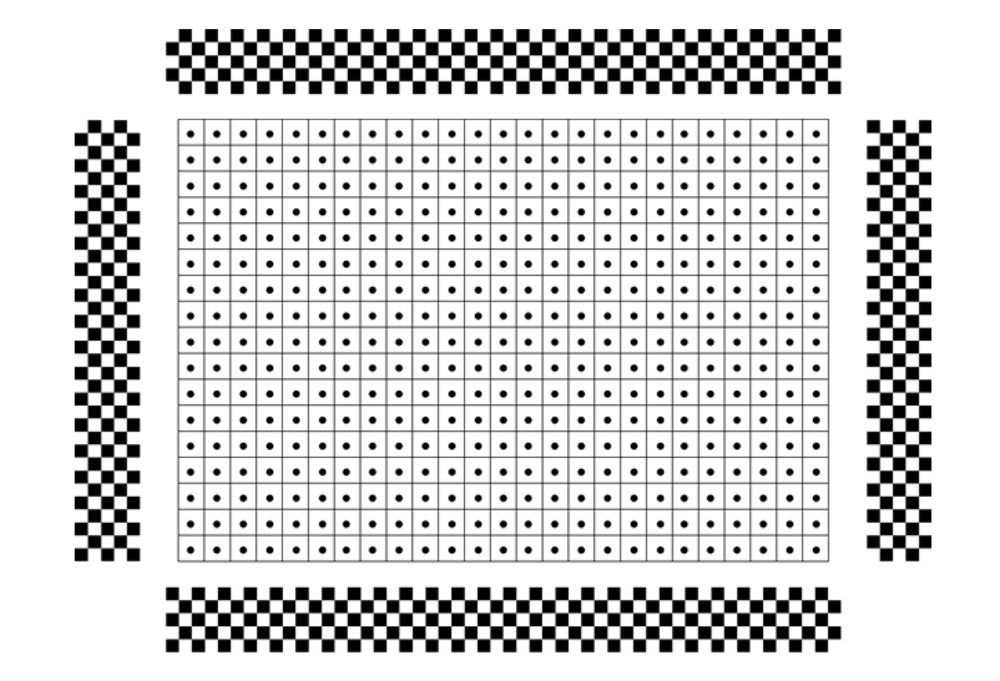
//> input picture Bildverarbeitung 2/Serie_06/Kamera-Kalibration/cmake-build-debug/Schachbrett.png, 1000 x 681 px, shrunk from 2458 x 1674 before the run
$ ./main   (built with g++ and OpenCV 4)
//> lines starting //> are read from the running program, lines starting //| are printed output that depends on the picture; after the words box and inside, x2 and y2 are one past the last pixel; in counts of white or black regions, pixels touching at a corner belong together
#include <iostream>
#include <opencv2/opencv.hpp>
#include <opencv2/core.hpp>
#include <opencv2/imgproc.hpp>
#include <opencv2/highgui.hpp>
#include <vector>

using namespace cv;


#ifdef CV_CALIB_CB_ADAPTIVE_THRESH  // openCV version 3.x
int findChessboardFastFlag = CV_CALIB_CB_FAST_CHECK;
int findChessboardFlags = CV_CALIB_CB_ADAPTIVE_THRESH | CV_CALIB_CB_NORMALIZE_IMAGE | findChessboardFastFlag;
#else                               // openCV version 4.x
int findChessboardFastFlag = CALIB_CB_FAST_CHECK;
int findChessboardFlags = CALIB_CB_ADAPTIVE_THRESH | CALIB_CB_NORMALIZE_IMAGE | findChessboardFastFlag;
#endif

void mmm(cv::String output) {
	std::cout << output << std::endl;
}

int main(int argc, char* argv[]) {				// accepts command line arguments

	// default image file name:
	cv::String filename = "Schachbrett.png";    // change to an existing image file
	if (argc > 1) {
		filename = argv[1];
	}

	cv::Mat img = cv::imread(filename, 1);
//> img is the input picture: 681 rows x 1000 cols, CV_8UC3; min 0, max 255, mean 212.7
	if (!img.data)
	{
		std::cout << "ERROR: could not read input image" << std::endl;
		return(0);
	}

    // [18 lines of commented-out code are left out]

    cv::Mat imgGray, imgResized;
    cv::cvtColor(img, imgGray, cv::COLOR_BGR2GRAY);

	// Definition der Kalibrationsmuster (Anzahl innerer Ecken)
	cv::Size dimh = cv::Size(4, 51); // Anzahl innerer Ecken (d.h. Seitenlänge minus 1)
	cv::Size dimv = cv::Size(33, 4);

	cv::Rect box;
	std::vector<std::vector<cv::Vec2f>> veccornerPoints(4);
	std::vector<cv::Vec2f> cornerPoints;

	// devide image into 4 regions of interest (boxes) in order
	// to mask out areas we are presently not interested in
	mmm("detecting top (first) calibration pattern ...");
	//------------------------------------------------------
	box.width = imgGray.cols; box.height = imgGray.rows / 2;  box.x = 0; box.y = imgGray.rows / 2;
//> after `box.width = imgGray.cols`: box = Rect(0, 0, 1000, 0)
//> after `box.height = imgGray.rows / 2`: box = Rect(0, 0, 1000, 340)
//> after `box.y = imgGray.rows / 2`: box = Rect(0, 340, 1000, 340)
	// Create a clone image in which the other calibration regions are set to zero
	cv::Mat first = imgGray.clone();
	first(box) = cv::Scalar(0); // clear outside area
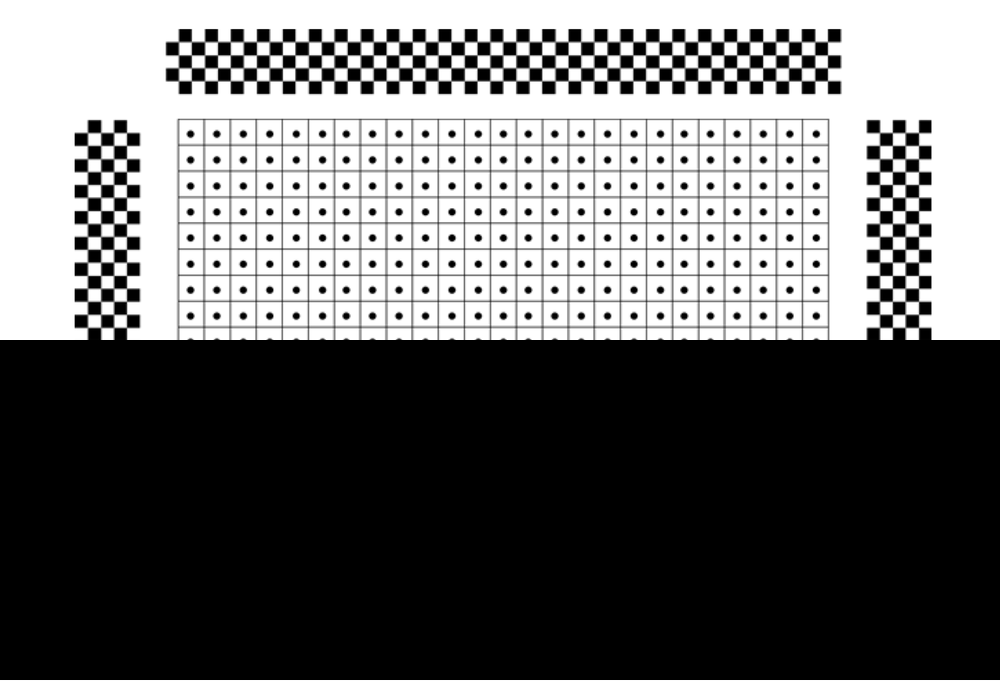
//> first: 681 rows x 1000 cols, CV_8UC1; min 0, max 255, mean 106.7
	bool found = cv::findChessboardCorners(first, dimh, veccornerPoints[0], findChessboardFlags);
//> found = true

	//cv::imshow("first", first);
	//cv::waitKey(20);

	mmm("detecting bottom (second) calibration pattern ...");
	//------------------------------------------------------
	box.width = imgGray.cols; box.height = imgGray.rows / 2;  box.x = 0; box.y = 0;
//> after `box.y = 0`: box = Rect(0, 0, 1000, 340)
	cv::Mat second = imgGray.clone();
	second(box) = cv::Scalar(0);
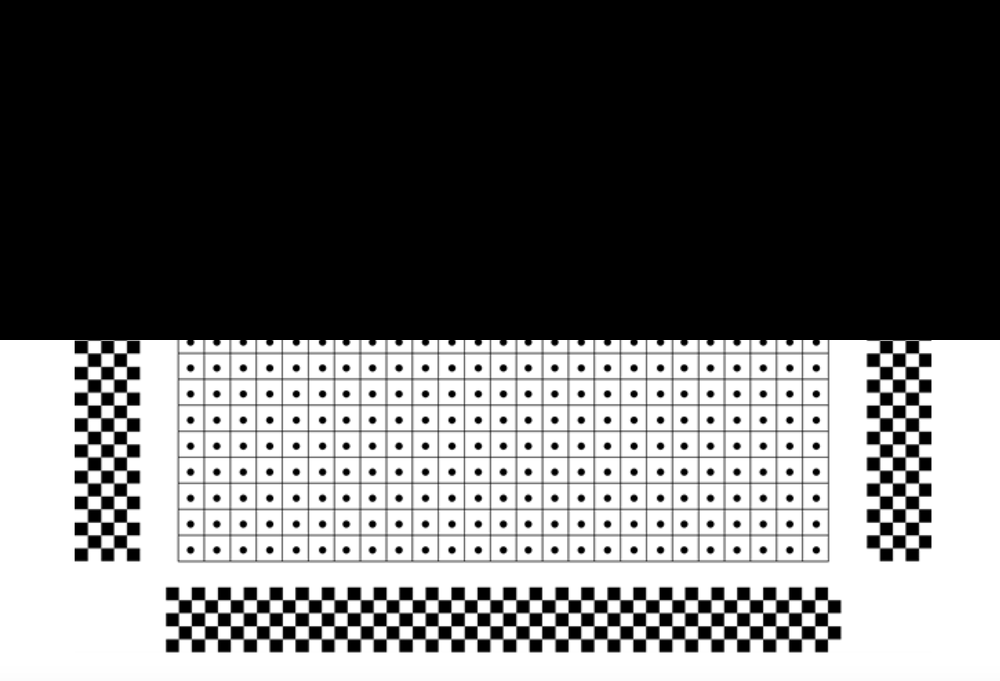
//> second: 681 rows x 1000 cols, CV_8UC1; min 0, max 255, mean 106.3
	cv::findChessboardCorners(second, dimh, veccornerPoints[1], findChessboardFlags);

	mmm("detecting right (third) calibration pattern ...");
	//------------------------------------------------------
	box.width = imgGray.cols / 2; box.height = imgGray.rows / 2;  box.x = imgGray.cols / 2; box.y = 0;
	cv::Mat third = imgGray.clone();
	third(box) = cv::Scalar(0);
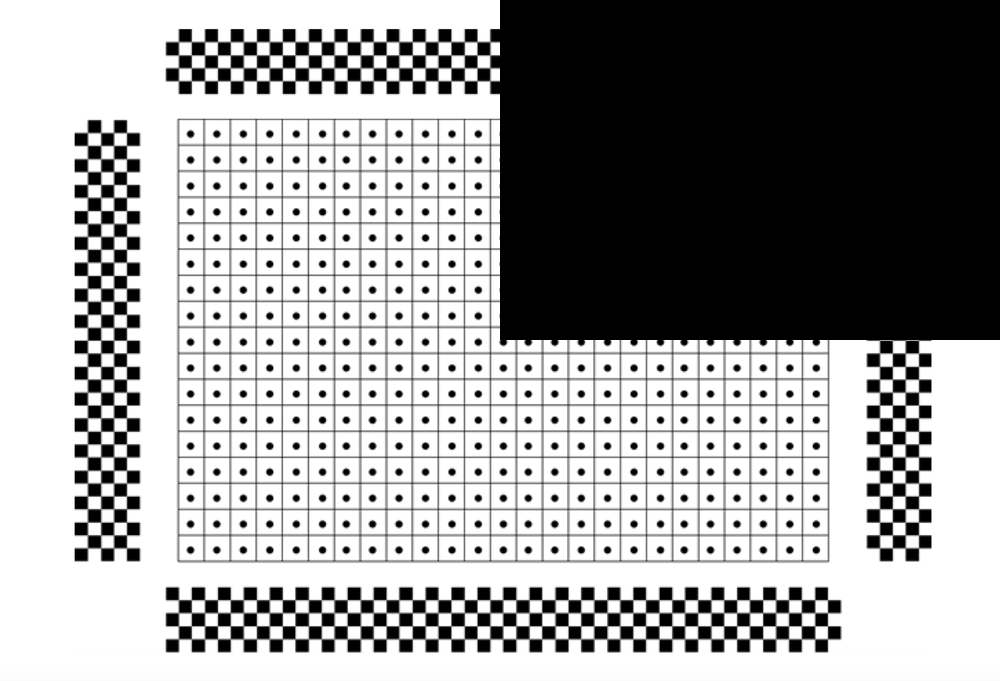
//> third: 681 rows x 1000 cols, CV_8UC1; min 0, max 255, mean 159.7
	cv::findChessboardCorners(third, dimv, veccornerPoints[2], findChessboardFlags);

	mmm("detecting left (fourth) calibration pattern ...");
	//------------------------------------------------------
	box.width = imgGray.cols / 2; box.height = imgGray.rows;  box.x = 0; box.y = 0;
	cv::Mat fourth = imgGray.clone();
	fourth(box) = cv::Scalar(0);
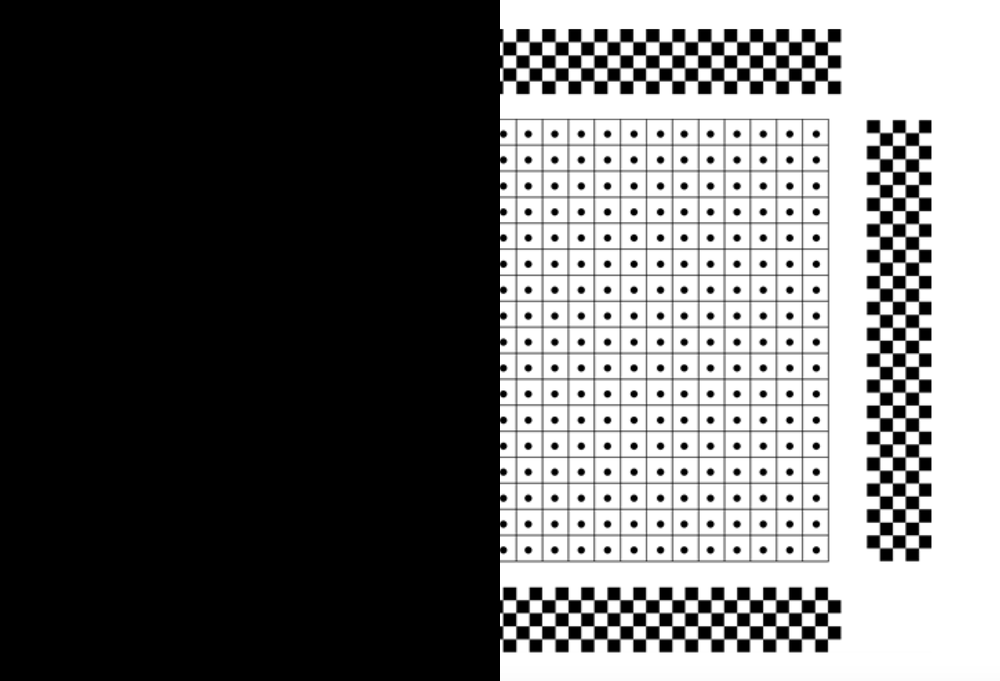
//> fourth: 681 rows x 1000 cols, CV_8UC1; min 0, max 255, mean 106.1
	cv::findChessboardCorners(fourth, dimv, veccornerPoints[3], findChessboardFlags);

	mmm("drawing calibration patterns ...");
	//------------------------------------------------------
	cv::Mat dst = img.clone();
	drawChessboardCorners(dst, dimh, veccornerPoints[0], found); // Anzeige der gefundenen Cornerpunkte
	drawChessboardCorners(dst, dimh, veccornerPoints[1], found);
	drawChessboardCorners(dst, dimv, veccornerPoints[2], found);
	drawChessboardCorners(dst, dimv, veccornerPoints[3], found);

	cv::imshow("Chessboard", dst);
	cv::waitKey(0);

	//Highlight first, fourth, and last chessboardcorner of all four patterns
	std:int radius = 10;
	int last = 0;
	cv::Scalar red = cv::Scalar(0, 0, 255);
	cv::Scalar green = cv::Scalar(0, 255, 0);
	cv::Scalar blue = cv::Scalar(255, 0, 0);

    // Aufgabe b, Weltkoordinaten bestimmen ------------------------------
    Mat dst2 = img.clone();
    float squareEdgeLength = abs(veccornerPoints[0][1][1] - veccornerPoints[0][0][1]); // Seitenlänge ausfinden
    std::vector<Point2f> pointWorld;
    int xOffset = veccornerPoints[0][0][0]; // startpunkt x richtung
    int yOffset = veccornerPoints[0][0][1]; // startpunkt y richtung
    for (int i = 0; i < dimh.height; i++) // durch alle eckpunkte einmal durchgehen
    {
        for (int j = 0; j < dimh.width; j++)
        {
            Point2f pt = Point2f(xOffset - i * squareEdgeLength, yOffset + j * squareEdgeLength); // punkte wo sie sein sollten
            pointWorld.push_back(pt);
            cv::drawMarker(dst2, pt, red, MARKER_CROSS, 10, 1); // TILTED_CROSS, 10, 1); // kreuz zeichnen
        }
    }
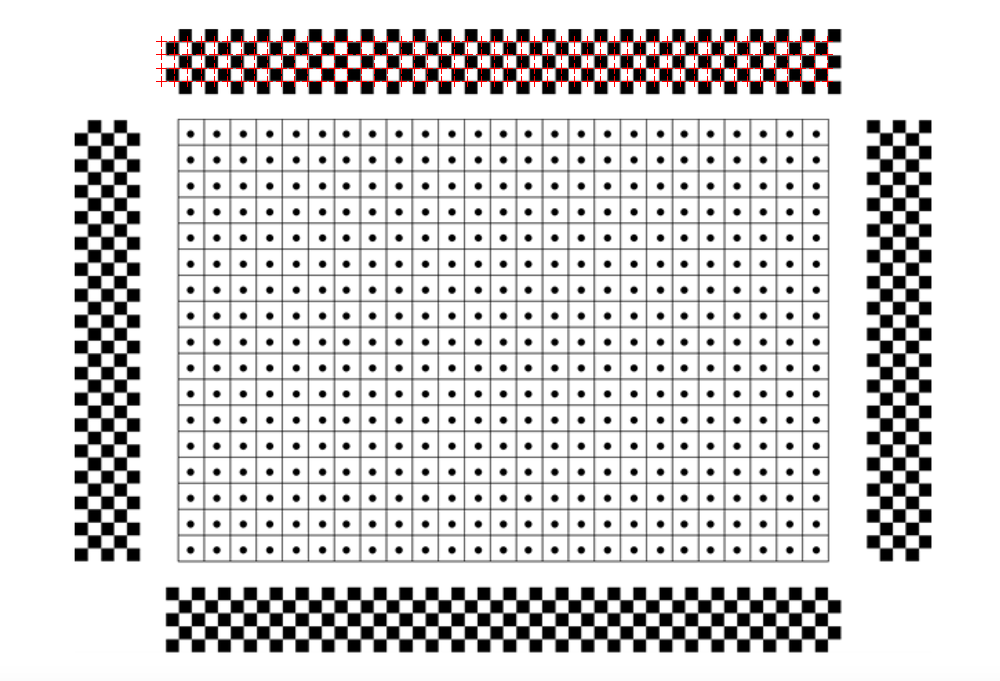
//> dst2: 681 rows x 1000 cols, CV_8UC3; 0.63% of pixels changed, all inside (x1, y1, x2, y2) = (156, 36, 833, 87)
//> after the loop, pointWorld = 204 Points (x, y), first 12: [827, 41], [827, 54.32], [827, 67.65], [827, 80.97], [813.7, 41], [813.7, 54.32], [813.7, 67.65], [813.7, 80.97], [800.4, 41], [800.4, 54.32], [800.4, 67.65], [800.4, 80.97]

    cv::imshow("Weltcoord", dst2);
    cv::waitKey(0);

// Transformationsmatrix finden und anwenden -------------------------
    Mat transImg;
    Mat transform = findHomography(veccornerPoints[0], pointWorld); // Transformationsmatrix finden
//> transform = [[1.03, -0.000973, -22.37], [3.39e-05, 1.02, -1.61], [4.3e-07, -2.13e-06, 1]]
    //Mat transform = getAffineTransform(veccornerPoints[0], pointWorld);
    warpPerspective(img, transImg, transform, img.size()); // Transformation auf Bild anwenden
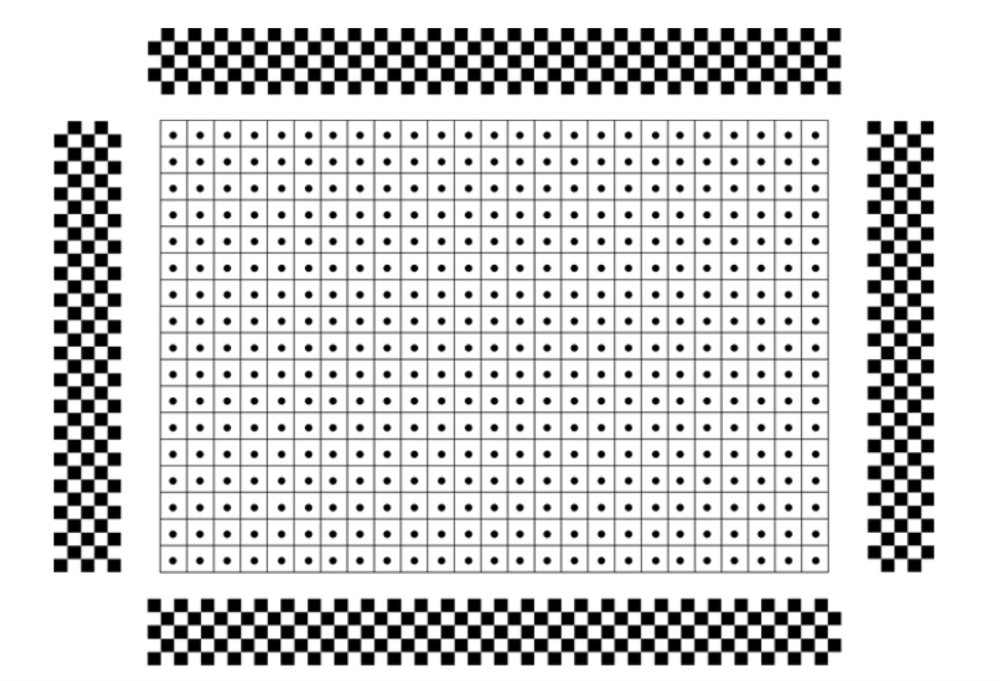
//> transImg: 681 rows x 1000 cols, CV_8UC3; min 0, max 255, mean 210.6
    cv::imshow("warped", transImg);

	cv::waitKey(0);

	mmm("fertig");
	return 0;
}
